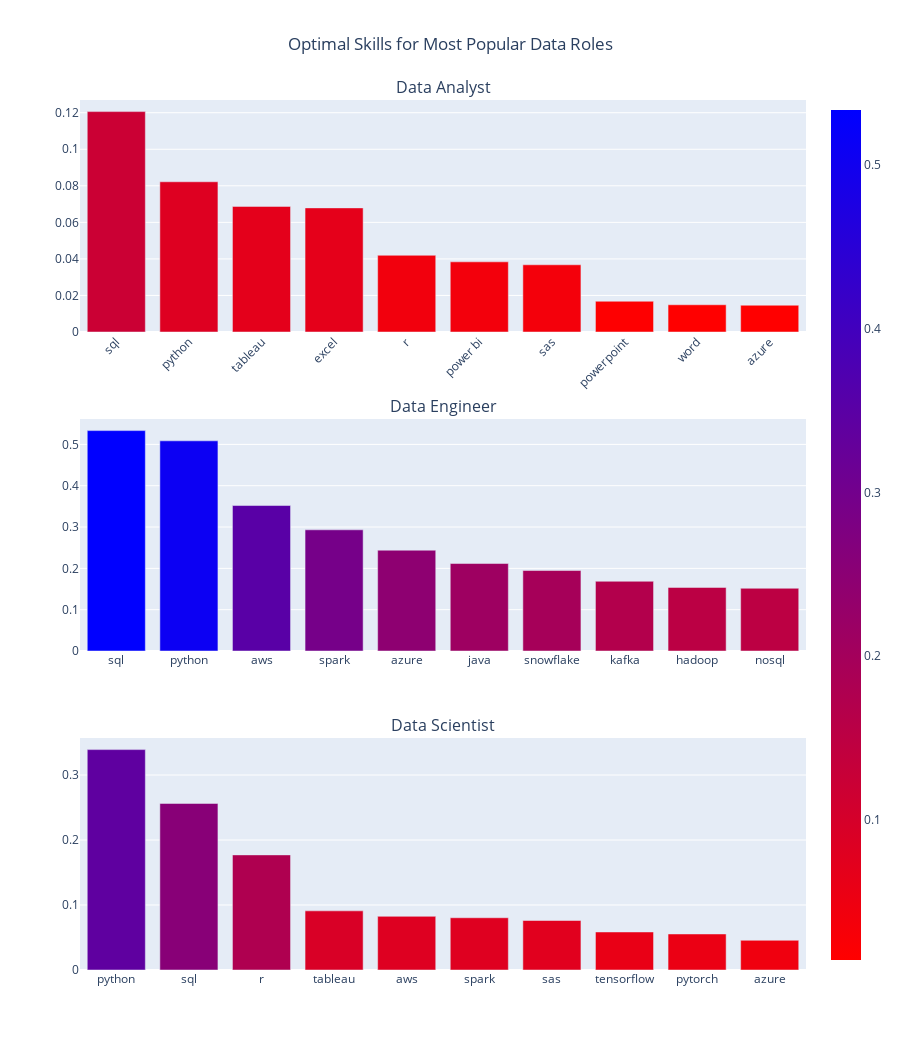

Source (notebook cell):
### Code cell
import plotly.graph_objs as go
from plotly.subplots import make_subplots

# Define the job titles to include
included_job_titles = ['Data Analyst', 'Data Engineer', 'Data Scientist']

# Filter the dataframe for the included job titles
filtered_df = df[df['job_title'].isin(included_job_titles)]

# Determine the number of rows for subplots based on the number of included job titles
num_rows = len(included_job_titles)

# Create subplots for each job title with adequate spacing
fig = make_subplots(rows=num_rows, cols=1, subplot_titles=included_job_titles, vertical_spacing=0.1)

# Function to create a bar plot for top 10 skills for a given job title
def create_bar_plot(df, job_title, row):
    # Filter and sort the dataframe
    job_df = df[df['job_title'] == job_title].sort_values(by='skill_multiplier', ascending=False).head(10)
    # Create the bar plot
    fig.add_trace(
        go.Bar(
            x=job_df['skill'],
            y=job_df['skill_multiplier'],
            name=job_title,
            hoverinfo='text',
            hovertext=job_df.apply(lambda x: f"Skill: {x['skill']}<br>Median Salary: {x['median_salary']}<br>Salary Count: {x['salary_count']}", axis=1),
            marker=dict(color=job_df['skill_multiplier'], coloraxis='coloraxis')
        ),
        row=row,
        col=1
    )

# Add bar plots to the subplots
for i, job_title in enumerate(included_job_titles, start=1):
    create_bar_plot(filtered_df, job_title, i)

# Update layout for a cleaner look with more space between plots
fig.update_layout(
    coloraxis=dict(colorscale='Bluered_r'),
    showlegend=False,
    title_text='Optimal Skills for Most Popular Data Roles',
    title_x=0.5,
    height=350 * num_rows,  # Adjust the height based on the number of rows
    xaxis_tickangle=-45
)

# Show the plot
fig.show()

### Figure 1 — Plotly figure (JSON) as saved in the notebook; plotly's stock layout.template omitted (floating-point values rounded to 4 significant figures)
{"data": [{"hoverinfo": "text", "hovertext": ["Skill: sql<br>Median Salary: 92500.0<br>Salary Count: 3083", "Skill: python<br>Median Salary: 98500.0<br>Salary Count: 1840", "Skill: tableau<br>Median Salary: 95000.0<br>Salary Count: 1659", "Skill: excel<br>Median Salary: 84500.0<br>Salary Count: 2143", "Skill: r<br>Median Salary: 92527.5<br>Salary Count: 1073", "Skill: power bi<br>Median Salary: 90000.0<br>Salary Count: 1044", "Skill: sas<br>Median Salary: 90000.0<br>Salary Count: 1000", "Skill: powerpoint<br>Median Salary: 85000.0<br>Salary Count: 524", "Skill: word<br>Median Salary: 80850.0<br>Salary Count: 527", "Skill: azure<br>Median Salary: 100000.0<br>Salary Count: 319"], "marker": {"color": [0.1206, 0.08221, 0.06873, 0.06793, 0.04198, 0.0384, 0.03678, 0.01683, 0.0149, 0.01466], "coloraxis": "coloraxis"}, "name": "Data Analyst", "type": "bar", "x": ["sql", "python", "tableau", "excel", "r", "power bi", "sas", "powerpoint", "word", "azure"], "xaxis": "x", "y": [0.1206, 0.08221, 0.06873, 0.06793, 0.04198, 0.0384, 0.03678, 0.01683, 0.0149, 0.01466], "yaxis": "y"}, {"hoverinfo": "text", "hovertext": ["Skill: sql<br>Median Salary: 125000.0<br>Salary Count: 3189", "Skill: python<br>Median Salary: 125000.0<br>Salary Count: 3041", "Skill: aws<br>Median Salary: 130000.0<br>Salary Count: 2000", "Skill: spark<br>Median Salary: 135000.0<br>Salary Count: 1587", "Skill: azure<br>Median Salary: 125000.0<br>Salary Count: 1459", "Skill: java<br>Median Salary: 134241.0<br>Salary Count: 1154", "Skill: snowflake<br>Median Salary: 133250.0<br>Salary Count: 1072", "Skill: kafka<br>Median Salary: 140000.0<br>Salary Count: 872", "Skill: hadoop<br>Median Salary: 134241.0<br>Salary Count: 839", "Skill: nosql<br>Median Salary: 135000.0<br>Salary Count: 822"], "marker": {"color": [0.5334, 0.5086, 0.352, 0.2933, 0.2439, 0.2117, 0.1947, 0.1687, 0.1538, 0.1518], "coloraxis": "coloraxis"}, "name": "Data Engineer", "type": "bar", "x": ["sql", "python", "aws", "spark", "azure", "java", "snowflake", "kafka", "hadoop", "nosql"], "xaxis": "x2", "y": [0.5334, 0.5086, 0.352, 0.2933, 0.2439, 0.2117, 0.1947, 0.1687, 0.1538, 0.1518], "yaxis": "y2"}, {"hoverinfo": "text", "hovertext": ["Skill: python<br>Median Salary: 130500.0<br>Salary Count: 4312", "Skill: sql<br>Median Salary: 132500.0<br>Salary Count: 3151", "Skill: r<br>Median Salary: 125000.0<br>Salary Count: 2486", "Skill: tableau<br>Median Salary: 125000.0<br>Salary Count: 1278", "Skill: aws<br>Median Salary: 132500.0<br>Salary Count: 1016", "Skill: spark<br>Median Salary: 135259.5<br>Salary Count: 946", "Skill: sas<br>Median Salary: 118080.0<br>Salary Count: 1230", "Skill: tensorflow<br>Median Salary: 140000.0<br>Salary Count: 641", "Skill: pytorch<br>Median Salary: 145238.0<br>Salary Count: 564", "Skill: azure<br>Median Salary: 126650.0<br>Salary Count: 623"], "marker": {"color": [0.3391, 0.2563, 0.1771, 0.09101, 0.08258, 0.08039, 0.07615, 0.05852, 0.05545, 0.04571], "coloraxis": "coloraxis"}, "name": "Data Scientist", "type": "bar", "x": ["python", "sql", "r", "tableau", "aws", "spark", "sas", "tensorflow", "pytorch", "azure"], "xaxis": "x3", "y": [0.3391, 0.2563, 0.1771, 0.09101, 0.08258, 0.08039, 0.07615, 0.05852, 0.05545, 0.04571], "yaxis": "y3"}], "layout": {"annotations": [{"font": {"size": 16}, "showarrow": false, "text": "Data Analyst", "x": 0.5, "xanchor": "center", "xref": "paper", "y": 1, "yanchor": "bottom", "yref": "paper"}, {"font": {"size": 16}, "showarrow": false, "text": "Data Engineer", "x": 0.5, "xanchor": "center", "xref": "paper", "y": 0.6333, "yanchor": "bottom", "yref": "paper"}, {"font": {"size": 16}, "showarrow": false, "text": "Data Scientist", "x": 0.5, "xanchor": "center", "xref": "paper", "y": 0.2667, "yanchor": "bottom", "yref": "paper"}], "coloraxis": {"colorscale": [[0, "rgb(255,0,0)"], [1, "rgb(0,0,255)"]]}, "height": 1050, "showlegend": false, "title": {"text": "Optimal Skills for Most Popular Data Roles", "x": 0.5}, "xaxis": {"anchor": "y", "domain": [0, 1], "tickangle": -45}, "xaxis2": {"anchor": "y2", "domain": [0, 1]}, "xaxis3": {"anchor": "y3", "domain": [0, 1]}, "yaxis": {"anchor": "x", "domain": [0.7333, 1]}, "yaxis2": {"anchor": "x2", "domain": [0.3667, 0.6333]}, "yaxis3": {"anchor": "x3", "domain": [0, 0.2667]}}}
